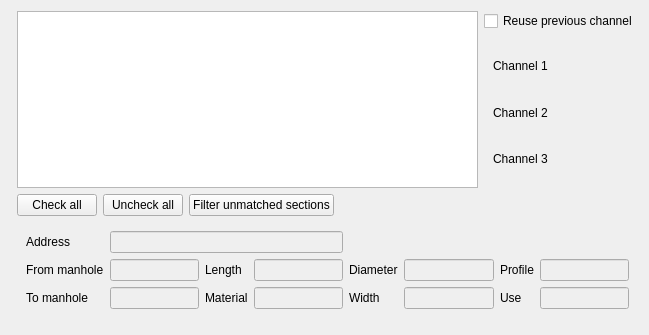
<?xml version="1.0" encoding="UTF-8"?>
<ui version="4.0">
 <class>SectionWidget</class>
 <widget class="QWidget" name="SectionWidget">
  <property name="geometry">
   <rect>
    <x>0</x>
    <y>0</y>
    <width>649</width>
    <height>335</height>
   </rect>
  </property>
  <property name="windowTitle">
   <string>Form</string>
  </property>
  <layout class="QGridLayout" name="gridLayout">
   <item row="1" column="6" colspan="2">
    <widget class="QWidget" name="widget_2" native="true">
     <property name="sizePolicy">
      <sizepolicy hsizetype="MinimumExpanding" vsizetype="Preferred">
       <horstretch>0</horstretch>
       <verstretch>0</verstretch>
      </sizepolicy>
     </property>
     <layout class="QGridLayout" name="gridLayout_4">
      <item row="1" column="1">
       <widget class="FeatureSelectorWidget" name="section_1_selector" native="true"/>
      </item>
      <item row="2" column="1">
       <widget class="FeatureSelectorWidget" name="section_2_selector" native="true"/>
      </item>
      <item row="1" column="0">
       <widget class="QLabel" name="label_10">
        <property name="text">
         <string>Channel 1</string>
        </property>
       </widget>
      </item>
      <item row="3" column="0">
       <widget class="QLabel" name="label_12">
        <property name="text">
         <string>Channel 3</string>
        </property>
       </widget>
      </item>
      <item row="3" column="1">
       <widget class="FeatureSelectorWidget" name="section_3_selector" native="true"/>
      </item>
      <item row="2" column="0">
       <widget class="QLabel" name="label_11">
        <property name="text">
         <string>Channel 2</string>
        </property>
       </widget>
      </item>
     </layout>
    </widget>
   </item>
   <item row="4" column="2" colspan="6">
    <widget class="QWidget" name="widget" native="true">
     <layout class="QGridLayout" name="gridLayout_3">
      <item row="2" column="7">
       <widget class="QLineEdit" name="sectionUseEdit">
        <property name="enabled">
         <bool>false</bool>
        </property>
       </widget>
      </item>
      <item row="2" column="1">
       <widget class="QLineEdit" name="endNodeEdit">
        <property name="enabled">
         <bool>false</bool>
        </property>
       </widget>
      </item>
      <item row="2" column="0">
       <widget class="QLabel" name="label_2">
        <property name="text">
         <string>To manhole</string>
        </property>
       </widget>
      </item>
      <item row="1" column="7">
       <widget class="QLineEdit" name="profileEdit">
        <property name="enabled">
         <bool>false</bool>
        </property>
       </widget>
      </item>
      <item row="1" column="5">
       <widget class="QLineEdit" name="pipeDiaEdit">
        <property name="enabled">
         <bool>false</bool>
        </property>
       </widget>
      </item>
      <item row="2" column="5">
       <widget class="QLineEdit" name="pipeWidthEdit">
        <property name="enabled">
         <bool>false</bool>
        </property>
       </widget>
      </item>
      <item row="1" column="6">
       <widget class="QLabel" name="label_7">
        <property name="text">
         <string>Profile</string>
        </property>
       </widget>
      </item>
      <item row="1" column="3">
       <widget class="QLineEdit" name="sectionlengthEdit">
        <property name="enabled">
         <bool>false</bool>
        </property>
       </widget>
      </item>
      <item row="2" column="4">
       <widget class="QLabel" name="label_8">
        <property name="text">
         <string>Width</string>
        </property>
       </widget>
      </item>
      <item row="2" column="6">
       <widget class="QLabel" name="label_4">
        <property name="text">
         <string>Use</string>
        </property>
       </widget>
      </item>
      <item row="2" column="2">
       <widget class="QLabel" name="label_5">
        <property name="text">
         <string>Material</string>
        </property>
       </widget>
      </item>
      <item row="1" column="0">
       <widget class="QLabel" name="label">
        <property name="text">
         <string>From manhole</string>
        </property>
       </widget>
      </item>
      <item row="1" column="2">
       <widget class="QLabel" name="label_3">
        <property name="text">
         <string>Length</string>
        </property>
       </widget>
      </item>
      <item row="1" column="1">
       <widget class="QLineEdit" name="startNodeEdit">
        <property name="enabled">
         <bool>false</bool>
        </property>
       </widget>
      </item>
      <item row="1" column="4">
       <widget class="QLabel" name="label_6">
        <property name="text">
         <string>Diameter</string>
        </property>
       </widget>
      </item>
      <item row="2" column="3">
       <widget class="QLineEdit" name="pipeMaterialEdit">
        <property name="enabled">
         <bool>false</bool>
        </property>
       </widget>
      </item>
      <item row="0" column="0">
       <widget class="QLabel" name="label_9">
        <property name="text">
         <string>Address</string>
        </property>
       </widget>
      </item>
      <item row="0" column="1" colspan="3">
       <widget class="QLineEdit" name="addressEdit">
        <property name="enabled">
         <bool>false</bool>
        </property>
       </widget>
      </item>
     </layout>
    </widget>
   </item>
   <item row="3" column="2">
    <widget class="QPushButton" name="checkAllButton">
     <property name="text">
      <string>Check all</string>
     </property>
    </widget>
   </item>
   <item row="0" column="6" colspan="2">
    <widget class="QCheckBox" name="usePreviousSectionCheckBox">
     <property name="text">
      <string>Reuse previous channel</string>
     </property>
    </widget>
   </item>
   <item row="3" column="5">
    <spacer name="horizontalSpacer">
     <property name="orientation">
      <enum>Qt::Horizontal</enum>
     </property>
     <property name="sizeHint" stdset="0">
      <size>
       <width>40</width>
       <height>20</height>
      </size>
     </property>
    </spacer>
   </item>
   <item row="3" column="3">
    <widget class="QPushButton" name="uncheckAllButton">
     <property name="text">
      <string>Uncheck all</string>
     </property>
    </widget>
   </item>
   <item row="11" column="1" colspan="7">
    <widget class="InspectionWidget" name="inspectionWidget" native="true">
     <layout class="QGridLayout" name="gridLayout_2">
      <property name="leftMargin">
       <number>0</number>
      </property>
      <property name="topMargin">
       <number>0</number>
      </property>
      <property name="rightMargin">
       <number>0</number>
      </property>
      <property name="bottomMargin">
       <number>0</number>
      </property>
     </layout>
    </widget>
   </item>
   <item row="0" column="2" rowspan="2" colspan="4">
    <widget class="QTableView" name="sectionTableView">
     <property name="selectionMode">
      <enum>QAbstractItemView::SingleSelection</enum>
     </property>
     <property name="selectionBehavior">
      <enum>QAbstractItemView::SelectRows</enum>
     </property>
     <property name="alternatingRowColors">
      <bool>true</bool>
     </property>
     <property name="verticalScrollMode">
      <enum>QAbstractItemView::ScrollPerPixel</enum>
     </property>
    </widget>
   </item>
   <item row="3" column="4">
    <widget class="QPushButton" name="filterUnmatchedSectionsButton">
     <property name="text">
      <string>Filter unmatched sections</string>
     </property>
    </widget>
   </item>
  </layout>
 </widget>
 <customwidgets>
  <customwidget>
   <class>InspectionWidget</class>
   <extends>QWidget</extends>
   <header location="global">wincan2teksi.gui.inspectionwidget</header>
   <container>1</container>
  </customwidget>
  <customwidget>
   <class>FeatureSelectorWidget</class>
   <extends>QWidget</extends>
   <header location="global">wincan2teksi.gui.featureselectorwidget</header>
   <container>1</container>
  </customwidget>
 </customwidgets>
 <tabstops>
  <tabstop>endNodeEdit</tabstop>
  <tabstop>sectionlengthEdit</tabstop>
  <tabstop>pipeDiaEdit</tabstop>
  <tabstop>startNodeEdit</tabstop>
  <tabstop>profileEdit</tabstop>
  <tabstop>pipeMaterialEdit</tabstop>
  <tabstop>pipeWidthEdit</tabstop>
  <tabstop>sectionUseEdit</tabstop>
 </tabstops>
 <resources/>
 <connections>
  <connection>
   <sender>usePreviousSectionCheckBox</sender>
   <signal>toggled(bool)</signal>
   <receiver>widget_2</receiver>
   <slot>setDisabled(bool)</slot>
   <hints>
    <hint type="sourcelabel">
     <x>475</x>
     <y>17</y>
    </hint>
    <hint type="destinationlabel">
     <x>490</x>
     <y>40</y>
    </hint>
   </hints>
  </connection>
 </connections>
</ui>
